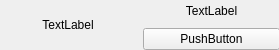
<?xml version="1.0" encoding="UTF-8"?>
<ui version="4.0">
 <class>widget</class>
 <widget class="QWidget" name="widget">
  <property name="geometry">
   <rect>
    <x>0</x>
    <y>0</y>
    <width>279</width>
    <height>50</height>
   </rect>
  </property>
  <property name="windowTitle">
   <string>Form</string>
  </property>
  <widget class="QWidget" name="horizontalLayoutWidget">
   <property name="geometry">
    <rect>
     <x>-1</x>
     <y>-1</y>
     <width>281</width>
     <height>51</height>
    </rect>
   </property>
   <layout class="QHBoxLayout" name="horizontalLayout">
    <item>
     <widget class="QLabel" name="title_label">
      <property name="text">
       <string>TextLabel</string>
      </property>
      <property name="alignment">
       <set>Qt::AlignCenter</set>
      </property>
     </widget>
    </item>
    <item>
     <layout class="QVBoxLayout" name="verticalLayout_2">
      <item>
       <widget class="QLabel" name="detail_info_label">
        <property name="text">
         <string>TextLabel</string>
        </property>
        <property name="alignment">
         <set>Qt::AlignCenter</set>
        </property>
       </widget>
      </item>
      <item>
       <widget class="QPushButton" name="pushButton">
        <property name="text">
         <string>PushButton</string>
        </property>
       </widget>
      </item>
     </layout>
    </item>
   </layout>
  </widget>
 </widget>
 <resources/>
 <connections/>
</ui>
